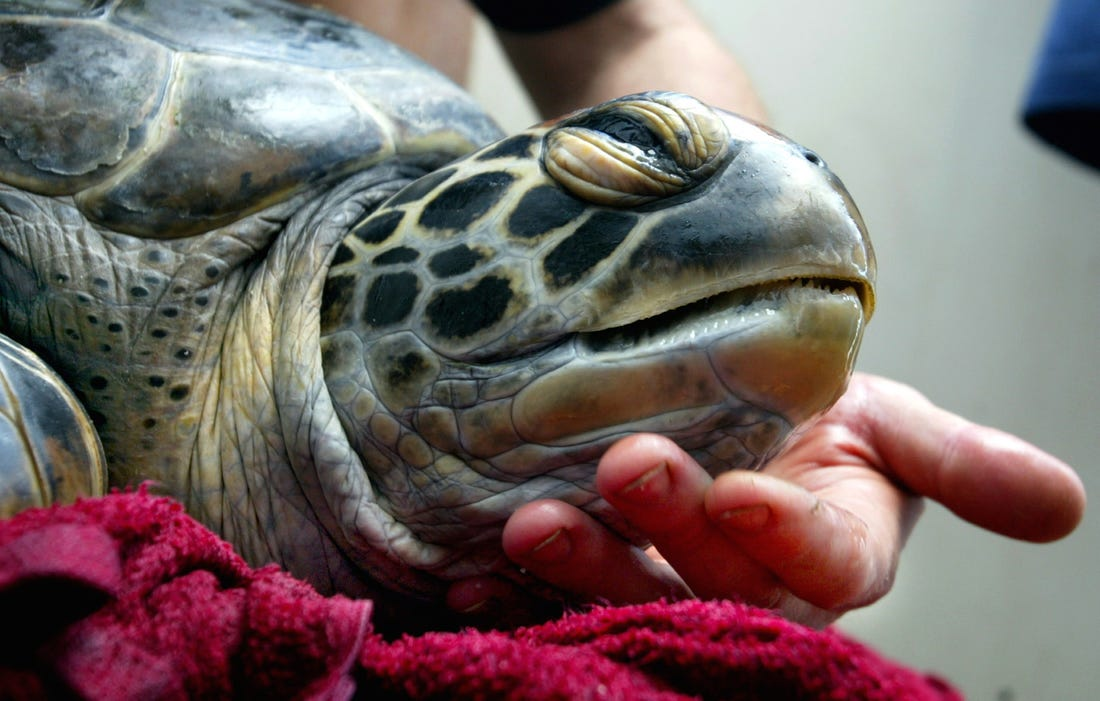
#> input picture final_project/images/turtle.jpeg, 1100 x 701 px
$ jupyter execute --allow-errors Prototype.ipynb   (older library calls are emulated)
#> lines starting #> are read from the running program, lines starting #| are printed output that depends on the picture
[cell 1]
import numpy as np
from skimage import io, color
from sklearn.cluster import KMeans
import math

[cell 2]
rgb = io.imread("images/turtle.jpeg")
#> rgb is the input picture: shape (701, 1100, 3); mean R, G, B 117.3, 102.7, 101.5

[cell 3]
lab = color.rgb2lab(rgb, illuminant='D65')
#> lab: shape (701, 1100, 3) float64; mean of channels 0, 1, 2 44.7, 5.7, 4.8

[cell 4]
lab_vec = np.reshape(lab, (math.floor(lab.size/3), 3))

[cell 5]
kmeans = KMeans(n_clusters=24).fit(lab_vec)

[cell 6]
kmeans.labels_

[cell 7]
kmeans.cluster_centers_
#> Out = 24 rows, first 8: [29.53, 13.15, 22.69], [62.46, -4.96, 2.88], [15.67, -4.47, -0.566], [42.2, 57.51, 4.26], [91.66, -3.37, -0.854], [42.35, -1.22, 14.24], [17.32, 34.56, 18.45], [63.69, 13.34, 11.36]

[cell 8]
prediction = kmeans.predict(lab_vec)

[cell 9]
prediction_lab_vec = kmeans.cluster_centers_[prediction]

[cell 10]
prediction_lab = np.reshape(prediction_lab_vec, lab.shape)
#> prediction_lab: shape (701, 1100, 3) float64; mean of channels 0, 1, 2 44.7, 5.7, 4.8

[cell 11]
prediction_rgb = color.lab2rgb(prediction_lab, illuminant='D65')
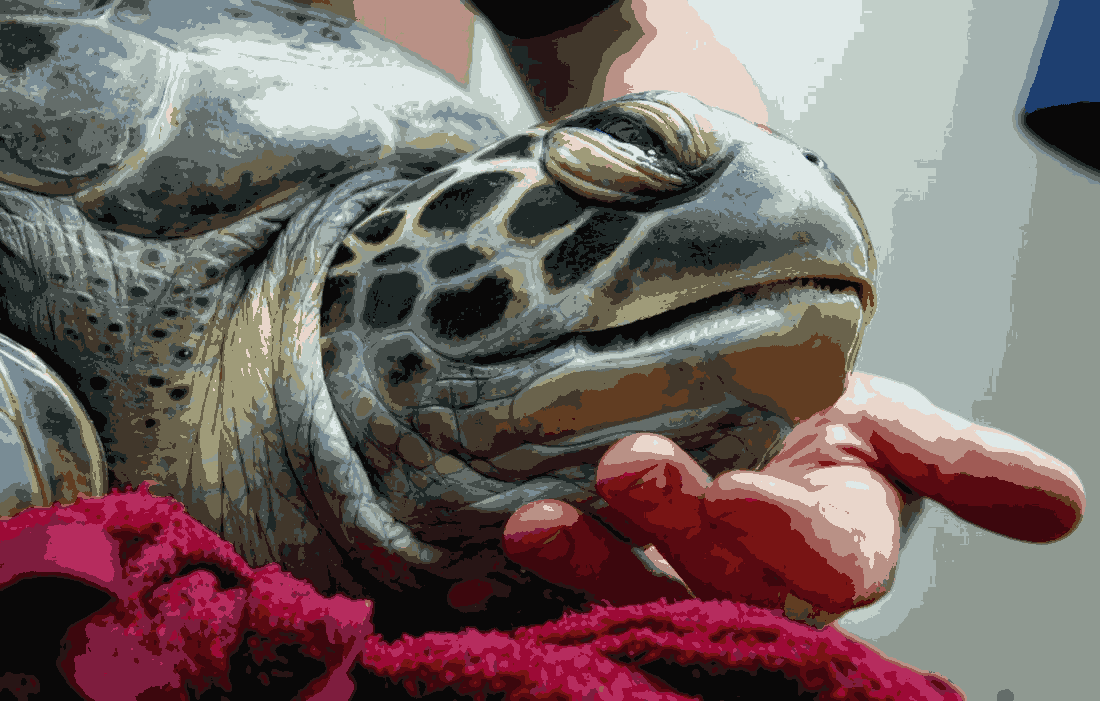
#> prediction_rgb: shape (701, 1100, 3) float64; mean R, G, B 0.461, 0.404, 0.399

[cell 12]
io.imshow(prediction_rgb)

[cell 13]
io.imshow(rgb)

#> (a cell that did not finish here is left out)

[cell 15]
def transform(rgb):
    lab = color.rgb2lab(rgb, illuminant='D65')
    lab_vec = np.reshape(lab, (math.floor(lab.size/3), 3))
    kmeans = KMeans(n_clusters=24).fit(lab_vec)
    prediction = kmeans.predict(lab_vec)
    prediction_lab_vec = kmeans.cluster_centers_[prediction]
    prediction_lab = np.reshape(prediction_lab_vec, lab.shape)
    prediction_rgb = color.lab2rgb(prediction_lab, illuminant='D65')
    return prediction_rgb

[cell 16]
kangaroo = io.imread("images/kangaroo.jpg")
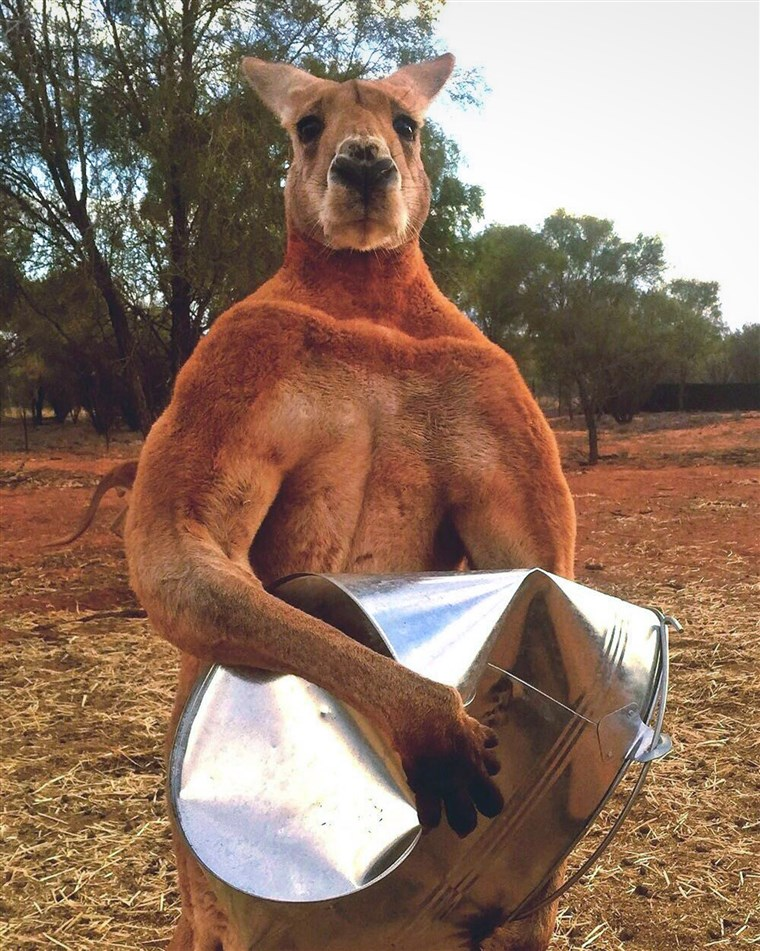
#> input picture final_project/images/kangaroo.jpg, 760 x 951 px
#> kangaroo is the input picture: shape (951, 760, 3); mean R, G, B 142.9, 117, 100.5

[cell 17]
kangaroo_transformed = transform(kangaroo)
#> in transform, `lab = color.rgb2lab(rgb, illuminant='D65')`: lab: shape (951, 760, 3) float64; mean of channels 0, 1, 2 50.4, 8.8, 13.9
#> in transform, `prediction_lab = np.reshape(prediction_lab_vec, lab.shape)`: prediction_lab: shape (951, 760, 3) float64; mean of channels 0, 1, 2 50.4, 8.8, 13.9

[cell 18]
io.imshow(kangaroo_transformed)

[cell 19]
io.imshow(kangaroo)

[cell 20]
kmeans.cluster_centers_

[cell 21]
color.lab2rgb(kmeans.cluster_centers_)
#> Out = 24 rows, first 8: [0.383, 0.239, 0.136], [0.564, 0.602, 0.572], [0.123, 0.161, 0.156], [0.714, 0.175, 0.372], [0.876, 0.914, 0.912], [0.419, 0.391, 0.3], [0.347, 0.04, 0.0701], [0.726, 0.57, 0.528]

[cell 22]
color.lab2rgb(kmeans.cluster_centers_[0])
#> Out = [0.383, 0.239, 0.136]

#> (a cell that did not finish here is left out)

[cell 24]
colors = color.lab2rgb(np.reshape(kmeans.cluster_centers_, (1, math.floor(kmeans.cluster_centers_.size/3), 3)))
#> colors = 24 rows, first 8: [0.383, 0.239, 0.136], [0.564, 0.602, 0.572], [0.123, 0.161, 0.156], [0.714, 0.175, 0.372], [0.876, 0.914, 0.912], [0.419, 0.391, 0.3], [0.347, 0.04, 0.0701], [0.726, 0.57, 0.528]

[cell 25]
colors * 255
#> Out = 24 rows, first 8: [97.75, 61.05, 34.69], [143.9, 153.5, 145.8], [31.46, 40.99, 39.75], [182.1, 44.62, 94.95], [223.3, 233.1, 232.6], [107, 99.78, 76.56], [88.6, 10.2, 17.87], [185, 145.4, 134.7]

[cell 26]
io.imshow(colors)
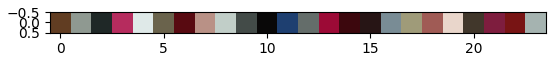
#> figure drawn by matplotlib, 1 panel

[cell 27]
from skimage.filters import gaussian

[cell 28]
blurred = io.imshow(gaussian(prediction_rgb, multichannel=True))
